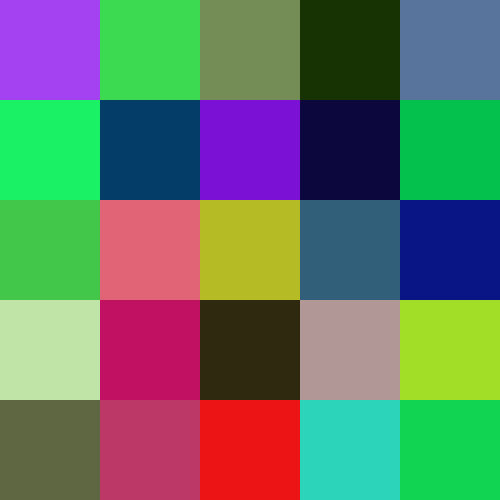
Frame 1 (no input)
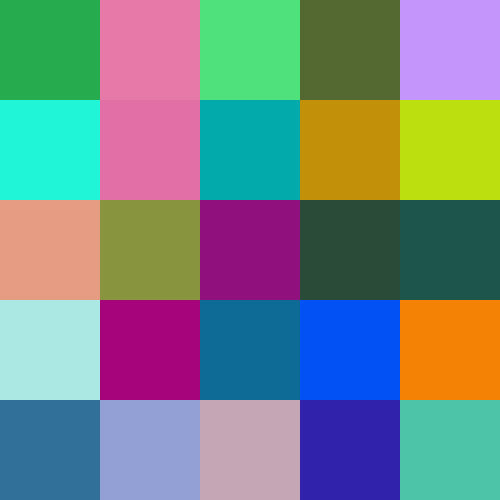
Frame 60 (the mouse pressed at the canvas centre just before this capture)
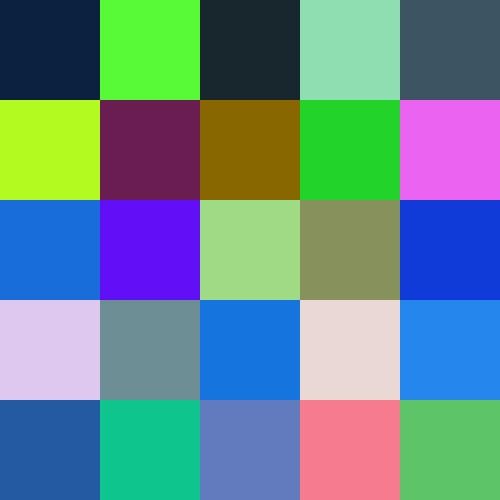
Frame 120 (the mouse held since frame 60 and released just before this capture)

The Processing sketch that drew these frames (run headless with seeded random() and noise(); from frame 60 on, the mouse is pressed at the canvas centre):

// Processing sketch: processing_103172
// ── processing_103172.pde

void setup()
{
size (500,500);
}
void draw() {
for (int y=0; y < height; y += 0){
for ( int x=0; x < width; x += 0){
fill( int(random(255)), int(random(255)), int(random(255)));
noStroke();
rect(x, y, 100, 100);
x+=100;}
y+=100;
 
}
}
